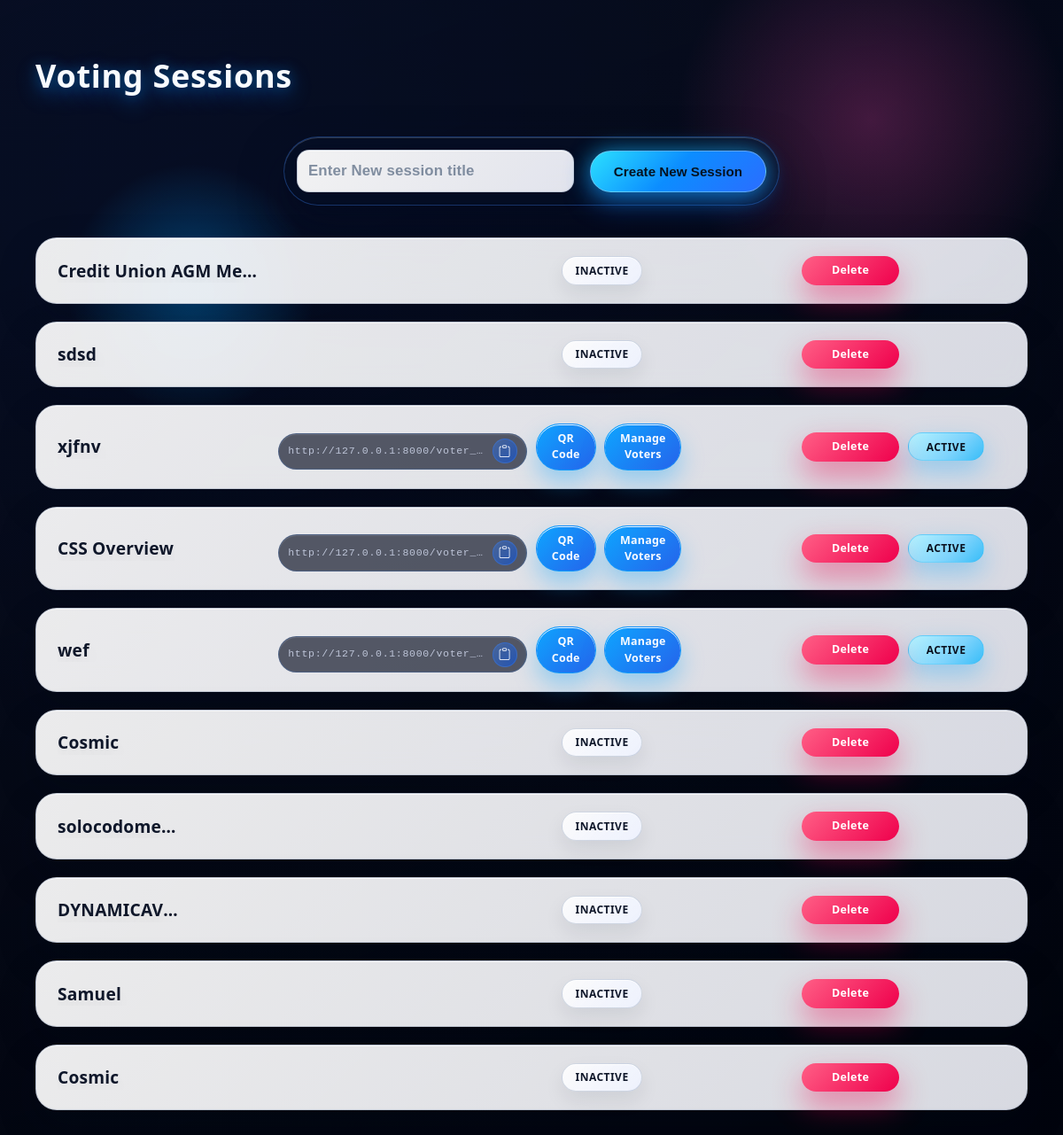
Page /list_sessions/ (signed in) on the earlier database version.
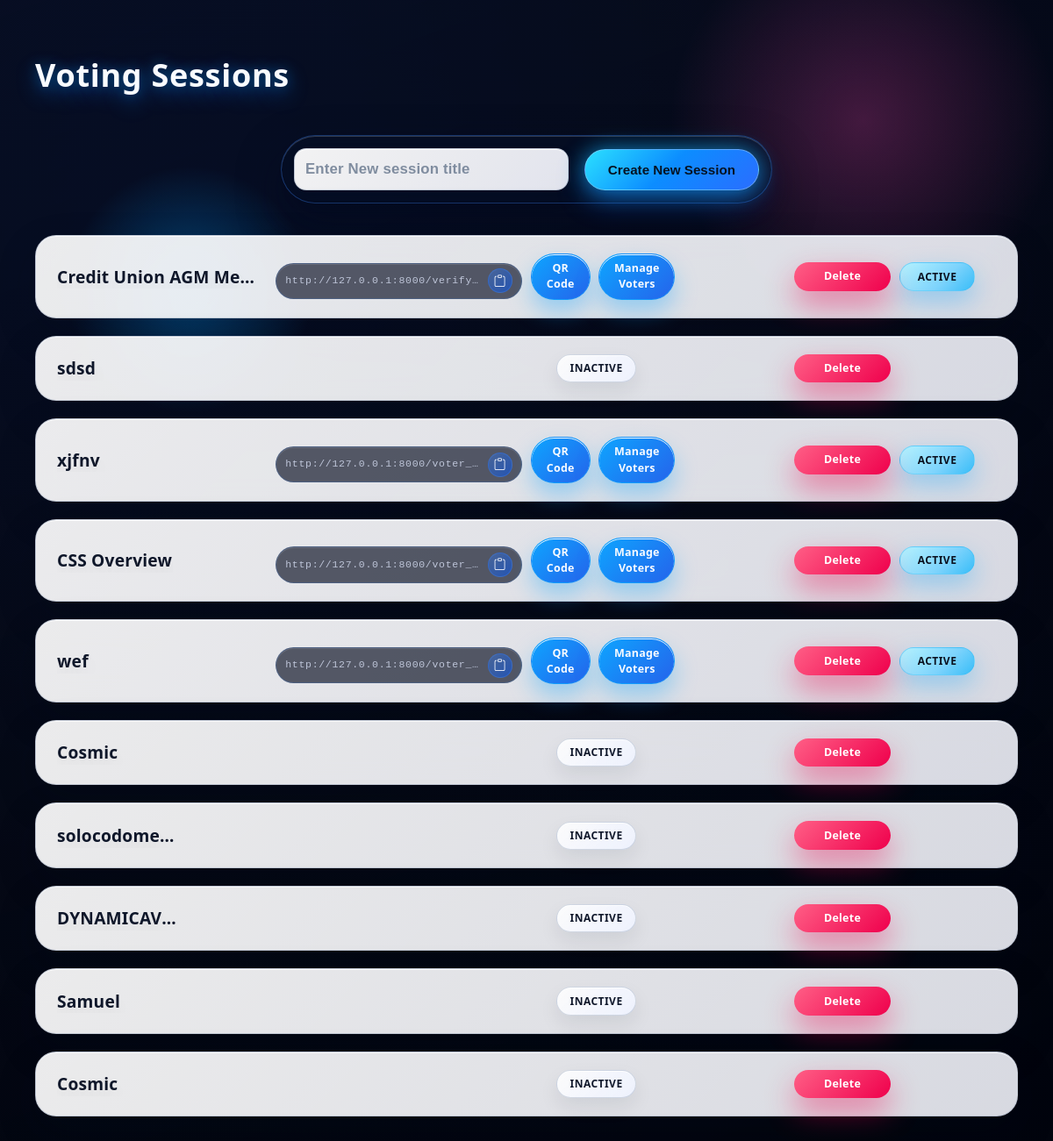
Same page on the later database version.
### voters/models.py (models this page shows, shortened)
class VotingSession(models.Model):
    session_id = models.AutoField(primary_key=True)
    session_uuid = models.UUIDField(default=uuid.uuid4, unique=True, db_index=True)
    title = models.CharField(max_length=200)
    unique_url = models.URLField(unique=True, blank=True, null=True)
    is_active = models.BooleanField(default=False)
    admin = models.ForeignKey(User, on_delete=models.CASCADE)  # session creator/admin
    qr_code = models.ImageField(upload_to='qr_codes/', blank=True, null=True)
    created_at = models.DateTimeField(auto_now_add=True)
    updated_at = models.DateTimeField(auto_now=True)
    total_voters = models.IntegerField(default=0)
    current_voters = models.IntegerField(default=0)

### voters/views.py (the view)
# urls.py: path('list_sessions/', voters_views.list_voting_sessions, name = 'list_voting_sessions'),
@login_required
@never_cache
def list_voting_sessions(request):
    if request.method == 'POST':
        form = VotingSessionForm(request.POST)
        if form.is_valid():
            voting_session = form.save(commit=False)
            voting_session.admin = request.user
            voting_session.save()
            return redirect('list_voting_sessions')
    else:
        form = VotingSessionForm()
    sessions = (
        VotingSession.objects
        .filter(admin=request.user)
        .order_by('-created_at', '-session_id')
    )
    for s in sessions:
        try:
            if s.unique_url and (not getattr(s, 'qr_code', None) or not getattr(s.qr_code, 'path', None) or not os.path.exists(s.qr_code.path)):
                s.ensure_qr_file()
        except Exception:
            pass
    return render(request, 'voters/list_sessions.html', {
        'sessions': sessions,
        'form': form
    })

### voters/forms.py
class VotingSessionForm(forms.ModelForm):
    class Meta:
        model = VotingSession
        fields = ['title']
        widgets = {
            'title': forms.TextInput(attrs={
                'class': 'session-title-input',
                'placeholder': 'Enter New session title'
            }),
        }

### voters/templates/voters/list_sessions.html (shortened to what this page needs)
<head>
    {% load static %}
    <link href="{% static 'style.css' %}?v={% now 'U' %}" rel="stylesheet">
    <link href="https://cdn.jsdelivr.net/npm/bootstrap-icons/font/bootstrap-icons.css" rel="stylesheet">
</head>
<nav class="admin-navbar">
    <div class="navbar-content">
        <h2 class="admin-title">Voting Sessions</h2>
    </div>
</nav>
<form class="create_session_form" method="POST" action="{% url 'list_voting_sessions' %}">
    <div class="session-form-row">
        {{ form.title }}
        <button class="create-session-btn" type="submit">Create New Session</button>
    </div>
</form>
    <div class="session-list">
        {% for session in sessions %}
            <div class="session-card" onclick="window.location.href='{% url 'active_voting_session' session.session_id %}'">
                <div class="session-info">
                    <a href="{% url 'active_voting_session' session.session_id %}" class="session-title">{{ session.title }}</a>
                    <div class="session-links">
                        {% if session.is_active %}
                            <span class="session-status session-status--active">Active</span>
                            <div class="session-uuid-row">
                                <span class="session-uuid-display" id="uuid-display-{{ session.session_id }}">
                                    {{ session.unique_url }}
                                </span>
                                <button
                                    type="button"
                                    class="session-copy-trigger"
                                    data-copy-target="uuid-display-{{ session.session_id }}"
                                    aria-label="Copy session UUID"
                                    onclick="event.stopPropagation();"
                                >
                                    <i class="bi bi-clipboard"></i>
                                </button>
                            </div>
                            <div class="session-actions">
                                <a
                                    href="{% url 'qr_png' session.session_uuid %}"
                                    class="qr-link"
                                    data-qr-modal="{% url 'qr_png' session.session_uuid %}"
                                    data-qr-label="{{ session.title }} QR Code"
                                    onclick="event.stopPropagation();"
                                >QR Code</a>
                                <a
                                    href="{% url 'voter_list' session.session_id %}"
                                    class="manage-voters-link"
                                    onclick="event.stopPropagation();"
                                >
                                    Manage Voters
                                </a>
                            </div>
                        {% else %}
                            <span class="no-qr">Inactive</span>
                        {% endif %}
                        <a href="{% url 'delete_voting_session' session.session_id %}" class="delete-link" onclick="event.stopPropagation();">Delete</a>
                    </div>
                </div>
            </div>
        {% endfor %}
    </div>

Differences in the rows shown:
changed VotingSession "Credit Union AGM Me…": unique_url (not shown) → "http://127.0.0.1:8000/verif…"; is_active "INACTIVE" → "ACTIVE QR Code Manage Voters"
